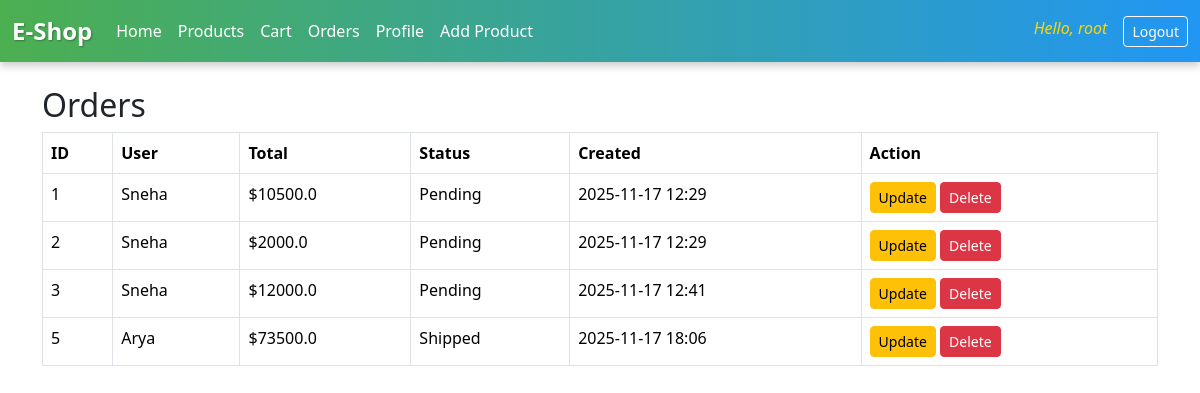
Screenshot of /orders/ (signed in) with the database file from the repository.
### user_app/models.py (models this page shows, shortened)
class Order(models.Model):
    STATUS_CHOICES = [
        ('Pending', 'Pending'),
        ('Shipped', 'Shipped'),
        ('Delivered', 'Delivered'),
        ('Cancelled', 'Cancelled'),
    ]
    user = models.ForeignKey(User, on_delete=models.CASCADE)
    total = models.FloatField(default=0)
    status = models.CharField(max_length=20, choices=STATUS_CHOICES, default='Pending')
    created_at = models.DateTimeField(auto_now_add=True)

### user_app/views.py (the view)
# urls.py: path("orders/", views.order_list, name="order_list"),
@login_required
def order_list(request):
    if request.user.is_superuser:
        orders = Order.objects.all()
    else:
        orders = Order.objects.filter(user=request.user)
    return render(request, "order_list.html", {"orders": orders})

### user_app/templates/order_list.html (shortened to what this page needs)
{% extends "base.html" %}
{% block content %}
<h2>Orders</h2>
<table class="table table-bordered">
  <thead>
    <tr>
      <th>ID</th>
      <th>User</th>
      <th>Total</th>
      <th>Status</th>
      <th>Created</th>
      {% if user.is_superuser %}<th>Action</th>{% endif %}
    </tr>
  </thead>
  <tbody>
    {% for order in orders %}
      <tr>
        <td>{{ order.id }}</td>
        <td>{{ order.user.username }}</td>
        <td>${{ order.total }}</td>
        <td>{{ order.status }}</td>
        <td>{{ order.created_at|date:"Y-m-d H:i" }}</td>
        {% if user.is_superuser %}
          <td>
            <a href="{% url 'order_update' order.id %}" class="btn btn-warning btn-sm">Update</a>
            <a href="{% url 'order_delete' order.id %}" class="btn btn-danger btn-sm">Delete</a>
          </td>
        {% endif %}
      </tr>
    {% endfor %}
  </tbody>
</table>
{% endblock %}

### user_app/templates/base.html (shortened to what this page needs)
{% load static %}
<!DOCTYPE html>
<html lang="en">
<head>
    <link href="https://cdn.jsdelivr.net/npm/bootstrap@5.3.2/dist/css/bootstrap.min.css" rel="stylesheet">
    <link rel="stylesheet" href="{% static 'style.css' %}">
</head>
<body>
<nav class="navbar navbar-expand-lg navbar-dark bg-primary">
  <div class="container-fluid">
    <a class="navbar-brand" >E-Shop</a>
    <div class="collapse navbar-collapse" id="navbarNav">
      <ul class="navbar-nav me-auto mb-2 mb-lg-0">
        {% if user.is_authenticated %}
          <li class="nav-item"><a class="nav-link" href="{% url 'session_dashboard' %}">Home</a></li>
          <li class="nav-item"><a class="nav-link" href="{% url 'product_list' %}">Products</a></li>
          <li class="nav-item"><a class="nav-link" href="{% url 'view_cart' %}">Cart</a></li>
          <li class="nav-item"><a class="nav-link" href="{% url 'order_list' %}">Orders</a></li>
          <li class="nav-item"><a class="nav-link" href="{% url 'profile_view' %}">Profile</a></li>
          {% if user.is_superuser %}
            <li class="nav-item"><a class="nav-link" href="{% url 'product_create' %}">Add Product</a></li>
          {% endif %}
        {% endif %}
      </ul>
      <ul class="navbar-nav ms-auto">
        {% if user.is_authenticated %}
          <li class="nav-item"><span class="navbar-text me-3">Hello, {{ user.username }}</span></li>
          <li class="nav-item"><a class="btn btn-outline-light btn-sm" href="{% url 'session_logout' %}">Logout</a></li>
        {% else %}
          <li class="nav-item"><a class="btn btn-outline-light btn-sm me-2" href="{% url 'session_login' %}">Login</a></li>
          <li class="nav-item"><a class="btn btn-outline-light btn-sm" href="{% url 'session_register' %}">Register</a></li>
        {% endif %}
      </ul>
    </div>
  </div>
</nav>
<div class="container mt-4">
    {% block content %}{% endblock %}
</div>
</body>
</html>

### user_app/static/style.css (style rules this page uses)
.navbar { background: linear-gradient(90deg, #4caf50, #2196f3); box-shadow: 0 4px 8px rgba(0, 0, 0, 0.2); }
.navbar .navbar-brand { font-weight: bold; font-size: 1.5rem; color: #fff !important; text-shadow: 1px 1px 2px rgba(0,0,0,0.3); }
.navbar .nav-link { color: #fff !important; font-weight: 500; transition: color 0.3s, transform 0.2s; }
.navbar .navbar-text { color: #ffd700 !important; font-style: italic; }
.navbar .btn-outline-light { border: 1px solid #fff; color: #fff; transition: background 0.3s, color 0.3s; }

### rows the page displays
Order: id "1", user.username "Sneha", total "10500.0", status "Pending", created_at "2025-11-17 12:29"
Order: id "2", user.username "Sneha", total "2000.0", status "Pending", created_at "2025-11-17 12:29"
Order: id "3", user.username "Sneha", total "12000.0", status "Pending", created_at "2025-11-17 12:41"
Order: id "5", user.username "Arya", total "73500.0", status "Shipped", created_at "2025-11-17 18:06"

### other values shown
{{ user.username }} "root"
